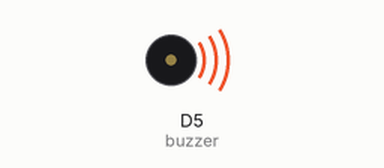
Simulated run of this sketch. Board: ESP8266 (NodeMCU). On the bench: buzzer (waves = sounding).

Above: at 0.2 s.
At 9.2 s:
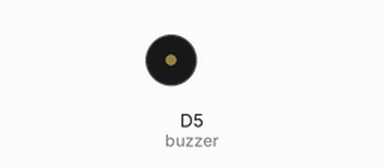
Timing chart, 0 to 10.5 s (numbered marks = the images above):
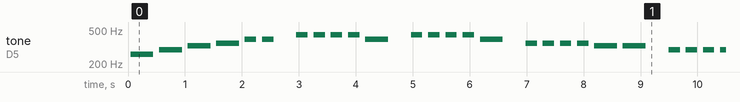

The sketch:

Buzzer.ino
```cpp
int buzzer=D5;

#define a  1136 //Note a
#define c  1915 //Note c
#define d  1700 //Note d
#define e  1519 //Note e
#define f  1432 //Note f
#define g  1275 //Note g

//Die Noten
int notes[] = {c, d, e, f, g, g,-1, a, a, a, a, g,-1, a, a, a, a, g,-1, f, f, f, f, e, e,-1, d, d, d, d, c};
//Die länge der Note
int beat[] =  {2, 2, 2, 2, 1, 1, 1, 1, 1, 1, 1, 2, 1, 1, 1, 1, 1, 2, 1, 1, 1, 1, 1, 2, 2, 1, 1, 1, 1, 1, 2};
int tempo = 200; //Das Tempo des Liedes

//Anzahl der Noten
//hier kann man auch die Länge des Arrays mit der Funktion sizeOf() ermitteln
//aber für dieses Beispiel mit einer festen Länge ist das einfacher.
const int numberOfNotes = 31;

void setup() {
  Serial.begin(9600); //Begin der seriellen Kommunikation mit 9600 Baud
  pinMode(buzzer, OUTPUT); //Setzen des Buzzers als Ausgangssignal
}

void loop() {
  //Für jede Note im Array
  for(int i=0; i<numberOfNotes; i++){
    int value = notes[i]; //Holen der Note aus dem Array an der Position i
    // den Takt * das Tempo
    int b = beat[i]* tempo;
    //Wenn die Note den Wert -1 hat dann
    //eine Pause einlegen
    if (notes[i] == -1) {
      delay(b);
    } else {
      //Wenn die Note nicht den Wert -1 hat
      //dann die Note wiedergeben
      playTone(value, b);
    }
    //Eine kleine Pause zwischen den Noten.
    delay(tempo / 2);
  }
 //Nachdem das Lied abgespielt wurde eine Pause von 5 sek. einlegen.
  delay(5000);
}

//Funktion zum abspielen einer Frequenz.
//Erwartet eine Freuqenz (tone) und eine Dauer (duration)
void playTone(int tone, int duration) {
  for (long i = 0; i < duration * 1000L; i += tone * 2) {
    digitalWrite(buzzer, HIGH);
    delayMicroseconds(tone);
    digitalWrite(buzzer, LOW);
    delayMicroseconds(tone);
  }
}
```

Measured:
- by itself, tone on D5 (buzzer): plays 261 Hz for 0.40 s, 293 Hz for 0.40 s, 328 Hz for 0.40 s, 348 Hz for 0.40 s, 391 Hz for 0.20 s, 391 Hz for 0.20 s … (218 notes in this stretch)
